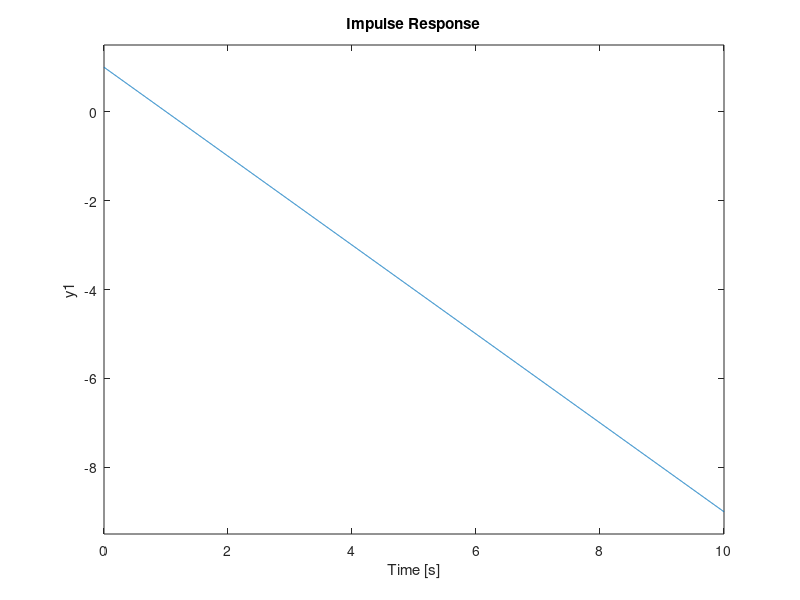

Source code (MATLAB): (Note: this script raises an error after producing the figure.)
%  ZEROS AND TIME RESPONSE
%   SCRIPT FILE TO ALANYZE THE INFLUENCE
%   OF ZEROS IN THE TIME RESPONSE
s=tf('s')
%   POINT MASS MODEL NUMBER 1
g1=(s-1)/(s^2)
pause
%   STATE SPACE REPRESENTATION
%   x1: velocity
%   x2: position
%   input: mass acceleration
%   output: x1 - x2
A=[0 0;1 0];
B=[1 0]';
C=[1 -1];
%   FIND A CONTROLLER K(S) SUCH THAT POSITION ERROR 
%   TO A UNIT STEP IS EQUAL TO ZERO
%
%   STRUCTURAL PROPERTIES
%
CONT=rank(ctrb(A,B))
OBSV=rank(obsv(A,C))
pause
%THE SYSTEM IS UNSTABLE
impulse(g1),grid, pause
%   POSITION AND VELOCITY FROM OUTPUT
%   x1 = u - ydot
%   x2 = u - ydot - y
%
%   NOTE: TRANSFER FUNCTION BETWEEN U AND X2 IS 1/S^2
%
%   UNITY FEEDBACK TO STABILIZE THE SYSTEM
%   K1(s)=-0.045(1+10s)/(1+0.2s)
%
k1=-0.045*(1+10*s)/(1+0.2*s);
gcl1=k1*g1/(1+k1*g1)
%rhStabilityCriterion
%
pause
ltiview(k1*g1/(1+k1*g1)),grid
pause
%
%   STEP RESPONSE Y, X1, X2
%
y=gcl1;
x1=(k1-s*k1*g1)/(1+k1*g1);
x2=x1/s;
ltiview(y,x1,x2),grid
pause
%
%   VERIFY THAT A PI CONTROLLER SATISFIES THE REQUIREMENTS
%
k2=-0.95*(1+2*s)/s
pause
x2fin=k2*x2/(1+k2*x2)
x1fin=s*x2fin
yfin=x1fin-x2fin
ltiview(x1fin,x2fin,yfin)
pause
%   CHANGE SENSOR, MEASURE POSITION
%
pos=1/(s^2)
k=0.1*(1+10*s)/(1+0.2*s)
poscl=k*pos/(1+k*pos);
velcl=s*poscl;
ycl=velcl-poscl;
ltiview(poscl,velcl,ycl)
%



